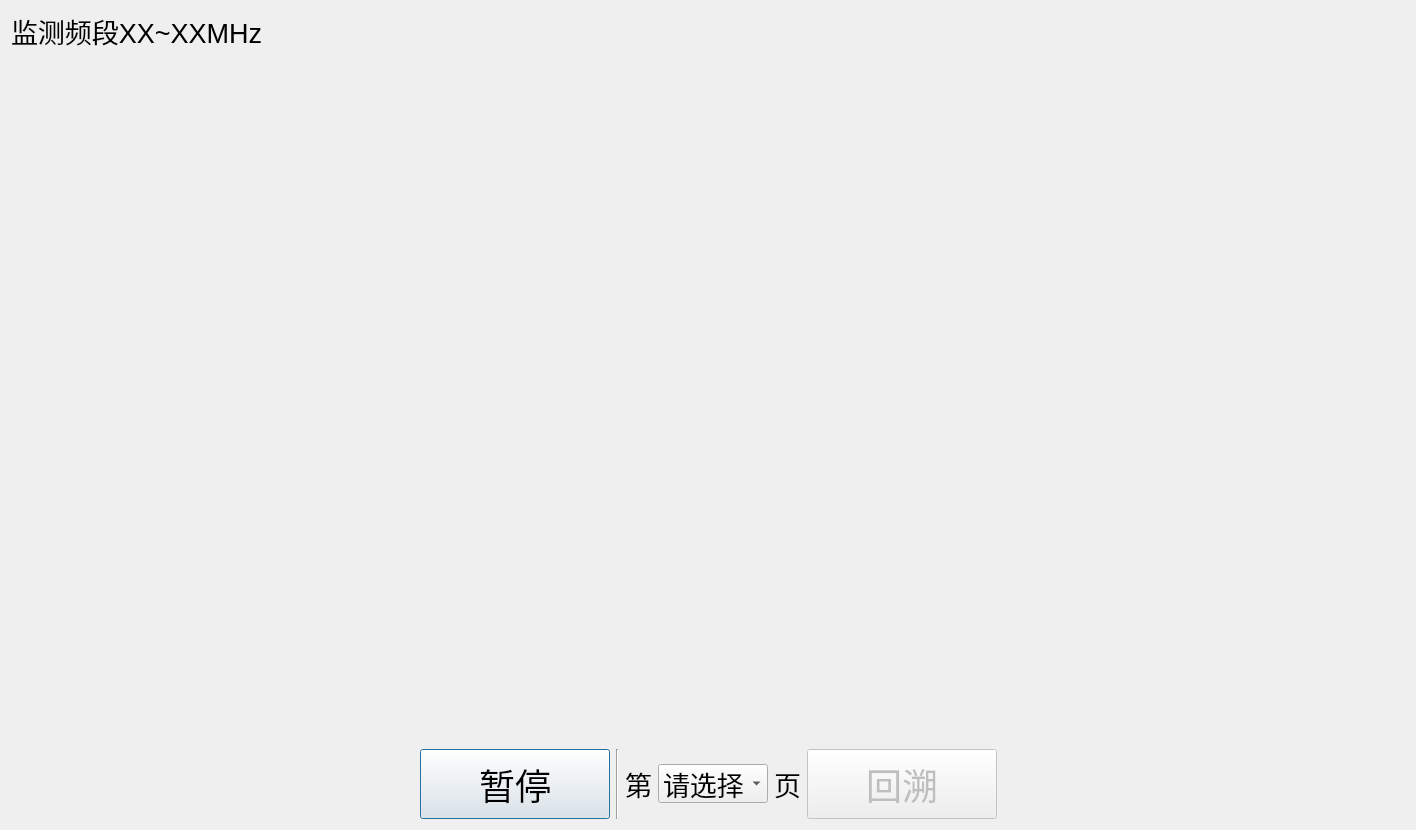
<?xml version="1.0" encoding="UTF-8"?>
<ui version="4.0">
 <class>Dialog</class>
 <widget class="QDialog" name="Dialog">
  <property name="geometry">
   <rect>
    <x>0</x>
    <y>0</y>
    <width>1416</width>
    <height>830</height>
   </rect>
  </property>
  <property name="windowTitle">
   <string>Dialog</string>
  </property>
  <layout class="QVBoxLayout" name="verticalLayout_2">
   <item>
    <widget class="QLabel" name="label_3">
     <property name="font">
      <font>
       <pointsize>20</pointsize>
      </font>
     </property>
     <property name="text">
      <string>监测频段XX~XXMHz</string>
     </property>
    </widget>
   </item>
   <item>
    <layout class="QVBoxLayout" name="verticalLayout">
     <item>
      <spacer name="horizontalSpacer">
       <property name="orientation">
        <enum>Qt::Horizontal</enum>
       </property>
       <property name="sizeHint" stdset="0">
        <size>
         <width>40</width>
         <height>20</height>
        </size>
       </property>
      </spacer>
     </item>
     <item>
      <spacer name="verticalSpacer">
       <property name="orientation">
        <enum>Qt::Vertical</enum>
       </property>
       <property name="sizeHint" stdset="0">
        <size>
         <width>20</width>
         <height>40</height>
        </size>
       </property>
      </spacer>
     </item>
    </layout>
   </item>
   <item>
    <layout class="QHBoxLayout" name="horizontalLayout_2">
     <item>
      <spacer name="horizontalSpacer_2">
       <property name="orientation">
        <enum>Qt::Horizontal</enum>
       </property>
       <property name="sizeHint" stdset="0">
        <size>
         <width>40</width>
         <height>20</height>
        </size>
       </property>
      </spacer>
     </item>
     <item>
      <widget class="QPushButton" name="pushButton_2">
       <property name="minimumSize">
        <size>
         <width>190</width>
         <height>70</height>
        </size>
       </property>
       <property name="font">
        <font>
         <pointsize>27</pointsize>
        </font>
       </property>
       <property name="text">
        <string>暂停</string>
       </property>
      </widget>
     </item>
     <item>
      <widget class="Line" name="line">
       <property name="orientation">
        <enum>Qt::Vertical</enum>
       </property>
      </widget>
     </item>
     <item>
      <layout class="QHBoxLayout" name="horizontalLayout">
       <item alignment="Qt::AlignRight">
        <widget class="QLabel" name="label">
         <property name="font">
          <font>
           <pointsize>20</pointsize>
          </font>
         </property>
         <property name="text">
          <string>第</string>
         </property>
        </widget>
       </item>
       <item>
        <widget class="QComboBox" name="comboBox">
         <property name="font">
          <font>
           <pointsize>20</pointsize>
          </font>
         </property>
         <item>
          <property name="text">
           <string>请选择</string>
          </property>
         </item>
        </widget>
       </item>
       <item>
        <widget class="QLabel" name="label_2">
         <property name="font">
          <font>
           <pointsize>20</pointsize>
          </font>
         </property>
         <property name="text">
          <string>页</string>
         </property>
        </widget>
       </item>
      </layout>
     </item>
     <item>
      <widget class="QPushButton" name="pushButton_3">
       <property name="enabled">
        <bool>false</bool>
       </property>
       <property name="minimumSize">
        <size>
         <width>190</width>
         <height>70</height>
        </size>
       </property>
       <property name="font">
        <font>
         <pointsize>27</pointsize>
        </font>
       </property>
       <property name="text">
        <string>回溯</string>
       </property>
       <property name="checkable">
        <bool>false</bool>
       </property>
       <property name="autoDefault">
        <bool>true</bool>
       </property>
       <property name="default">
        <bool>false</bool>
       </property>
      </widget>
     </item>
     <item>
      <spacer name="horizontalSpacer_3">
       <property name="orientation">
        <enum>Qt::Horizontal</enum>
       </property>
       <property name="sizeHint" stdset="0">
        <size>
         <width>40</width>
         <height>20</height>
        </size>
       </property>
      </spacer>
     </item>
    </layout>
   </item>
  </layout>
 </widget>
 <resources/>
 <connections/>
</ui>
